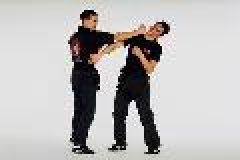
#> input picture data/test/test_1.jpg, 120 x 80 px, given in place of Left.png, which was not available (shown 2 times larger)
$ python main.py
#> lines starting #> are read from the running program, lines starting #| are printed output that depends on the picture; pictures that were not available may be replaced by others from this repository, and a replacement may not be noted
### scripts/Scene3D/SceneClass.py
import cv2
import numpy as np
import os
import matplotlib.pyplot as plt
from mpl_toolkits.mplot3d import Axes3D


#%%
class SceneReconstruction3D:
    def __init__(self, K, d):
        self.K = K
        self.K_inv = np.linalg.inv(K)
        self.d = d

    def loadImgs(self, img1_path, img2_path, scale = 100):

        img1 = cv2.cvtColor(cv2.imread(img1_path), cv2.COLOR_BGR2GRAY)
        width = int(img1.shape[1] * scale / 100)
        height = int(img1.shape[0] * scale / 100)
        dim = (width, height)
        self.img1 = cv2.resize(img1, dim, interpolation=cv2.INTER_AREA)

        img2 = cv2.cvtColor(cv2.imread(img2_path), cv2.COLOR_BGR2GRAY)
        width = int(img2.shape[1] * scale / 100)
        height = int(img2.shape[0] * scale / 100)
        dim = (width, height)
        self.img2 = cv2.resize(img2, dim, interpolation=cv2.INTER_AREA)

        self.img1 = cv2.undistort(self.img1, self.K, self.d)
        self.img2 = cv2.undistort(self.img2, self.K, self.d)

        base = "/".join(img1_path.split("\\")[:-1])
        cv2.imwrite(os.path.join(base,"left_loaded.png"), self.img1)
        cv2.imwrite(os.path.join(base, "right_loaded.png"),self.img2)

    def rootSIFT(self):

        class RootSIFT:
            def __init__(self):
                self.extractor = cv2.xfeatures2d.SIFT_create()

            def compute(self, image, kps, eps=1e-7):
                (kps, descs) = self.extractor.compute(image, kps)
                if len(kps) == 0:
                    return ([], None)

                descs /= (descs.sum(axis=1, keepdims=True) + eps)
                descs = np.sqrt(descs)
                return (kps, descs)

        class InnerFeatures:
            def __init__(self, kps, des, pos):
                self.kps = kps
                self.des = des
                self.pos = pos

        def innerRootSIFT(img):
            sift = cv2.xfeatures2d.SIFT_create()
            (kps, descs) = sift.detectAndCompute(img, None)

            rs = RootSIFT()
            (kps, descs) = rs.compute(img, kps)
            pos = [np.array([x.pt[0], x.pt[1]]) for x in kps]

            return kps, descs, pos
        kps1, desc1, pos1 = innerRootSIFT(self.img1)
        kps2, desc2, pos2 = innerRootSIFT(self.img2)
        self.feature_1 = InnerFeatures(kps1, desc1, pos1)
        self.feature_2 = InnerFeatures(kps2, desc2, pos2)

    def matcher(self):
        FLANN_INDEX_KDTREE = 0
        index_params = dict(algorithm=FLANN_INDEX_KDTREE, trees=5)
        search_params = dict(checks=50)
        flann = cv2.FlannBasedMatcher(index_params, search_params)
        matches = flann.knnMatch(self.feature_1.des, self.feature_2.des, k=2)

        good = []
        pts1 = []
        pts2 = []

        for i, (m, n) in enumerate(matches):
            if m.distance < 0.8 * n.distance:
                good.append(m)
                pts2.append(self.feature_2.kps[m.trainIdx].pt)
                pts1.append(self.feature_1.kps[m.queryIdx].pt)

        self.match_pts1 = np.around(pts1)
        self.match_pts2 = np.around(pts2)

    def LPMatcher(self, pts1, pts2, correspondences):
        print(pts1.shape, pts2.shape, correspondences.shape)

    def fundamental_matrix(self):
        self.F, self.Fmask = cv2.findFundamentalMat(self.match_pts1,
                                                    self.match_pts2,
                                                    cv2.FM_RANSAC, 0.1, 0.99)

    def essential_matrix(self):
        self.E = self.K.T.dot(self.F).dot(self.K)

    def _find_camera_matrices_rt(self):
        U, S, Vt = np.linalg.svd(self.E)
        W = np.array([0.0, -1.0, 0.0, 1.0, 0.0, 0.0, 0.0, 0.0,
                      1.0]).reshape(3, 3)
        first_inliers = []
        second_inliers = []
        for i in range(len(self.Fmask)):
            if self.Fmask[i]:
                first_inliers.append(self.K_inv.dot([self.match_pts1[i][0],
                                                     self.match_pts1[i][1], 1.0]))
                second_inliers.append(self.K_inv.dot([self.match_pts2[i][0],
                                                      self.match_pts2[i][1], 1.0]))

        R = U.dot(W).dot(Vt)
        T = U[:, 2]
        if not self._in_front_of_both_cameras(first_inliers, second_inliers,
                                              R, T):
            T = - U[:, 2]

        if not self._in_front_of_both_cameras(first_inliers, second_inliers,
                                              R, T):
            R = U.dot(W.T).dot(Vt)
            T = U[:, 2]

            if not self._in_front_of_both_cameras(first_inliers,
                                                  second_inliers, R, T):
                T = - U[:, 2]

        self.match_inliers1 = first_inliers
        self.match_inliers2 = second_inliers
        self.Rt1 = np.hstack((np.eye(3), np.zeros((3, 1))))
        self.Rt2 = np.hstack((R, T.reshape(3, 1)))

    def _in_front_of_both_cameras(self, first_points, second_points, rot,
                                  trans):
        """Determines whether point correspondences are in front of both
           images"""
        rot_inv = rot
        for first, second in zip(first_points, second_points):
            first_z = np.dot(rot[0, :] - second[0]*rot[2, :],
                             trans) / np.dot(rot[0, :] - second[0]*rot[2, :],
                                             second)
            first_3d_point = np.array([first[0] * first_z,
                                       second[0] * first_z, first_z])
            second_3d_point = np.dot(rot.T, first_3d_point) - np.dot(rot.T,
                                                                     trans)

            if first_3d_point[2] < 0 or second_3d_point[2] < 0:
                return False

        return True
    def triangulation(self):

        scene.rootSIFT()
        scene.matcher()
        scene.fundamental_matrix()
        scene.essential_matrix()
        scene._find_camera_matrices_rt()

        first_inliers = np.array(self.match_inliers1).reshape(-1, 3)[:, :2]
        second_inliers = np.array(self.match_inliers2).reshape(-1, 3)[:, :2]


        self.pts4D = cv2.triangulatePoints(self.Rt1, self.Rt2, first_inliers.T, second_inliers.T).T
        self.pts3D = self.pts4D[:, :3] / np.repeat(self.pts4D[:, 3], 3).reshape(-1, 3)

        self.Ys = self.pts3D[:, 0]
        self.Zs = self.pts3D[:, 1]
        self.Xs = self.pts3D[:, 2]
        fig = plt.figure()
        ax = fig.add_subplot(111, projection='3d')
        ax.scatter(self.Xs, self.Ys, self.Zs, c='r', marker='o')
        ax.set_xlabel('Y')
        ax.set_ylabel('Z')
        ax.set_zlabel('X')
        plt.title('3D point cloud: Use pan axes button below to inspect')
        plt.show()


#%%

K = np.array([[2759.48 / 4, 0, 1520.69 / 4,
               0, 2764.16 / 4, 1006.81 / 4,
               0, 0, 1]]).reshape(3, 3)
d = np.array([0.0, 0.0, 0.0, 0.0, 0.0]).reshape(1, 5)


scene = SceneReconstruction3D(K,d)
BASE = os.getcwd()
img1_path = os.path.join(BASE, "data","test","Left.png")
img2_path = os.path.join(BASE, "data","test","Right.png")
scene.loadImgs(img1_path, img2_path, scale=100)
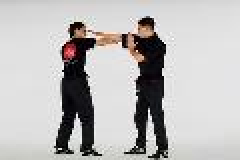
#> input picture data/test/test_2.jpg, 120 x 80 px, given in place of Right.png, which was not available (shown 2 times larger)
scene.triangulation()
#> in innerRootSIFT, `(kps, descs) = sift.detectAndCompute(img, None)`: kps = 36 keypoints; strongest (x, y, size): (66, 52, 2.6), (76, 70, 6), (66, 53, 3.2), (43, 7, 3.7)
#> in innerRootSIFT, `pos = [np.array([x.pt[0], x.pt[1]]) for x in kps]`: pos = 36 pairs, first value 34.41 to 79.81, second value 5.96 to 75.48
#> in rootSIFT, `kps1, desc1, pos1 = innerRootSIFT(self.img1)`: kps1 has the same summary as kps in innerRootSIFT; pos1 has the same summary as pos in innerRootSIFT
#> in innerRootSIFT (call 2), `(kps, descs) = sift.detectAndCompute(img, None)`: kps = 39 keypoints; strongest (x, y, size): (73, 11, 4.1), (38, 61, 2.7), (75, 25, 11.4), (75, 63, 3)
#> in rootSIFT, `kps2, desc2, pos2 = innerRootSIFT(self.img2)`: kps2 has the same summary as kps in innerRootSIFT; pos2 = 39 pairs, first value 29.02 to 82.77, second value 10.76 to 75.48
#> in __init__, `self.kps = kps`: self.kps = 36 keypoints; strongest (x, y, size): (66, 52, 2.6), (76, 70, 6), (66, 53, 3.2), (43, 7, 3.7)
#> in __init__, `self.pos = pos`: self.pos has the same summary as pos in innerRootSIFT
#> in __init__ (call 2), `self.kps = kps`: self.kps has the same summary as kps in innerRootSIFT
#> in matcher, `matches = flann.knnMatch(self.feature_1.des, self.feature_2.des, k=2)`: matches = 36 matches
#> the loop in matcher, `for i, (m, n) in enumerate(matches):` made 36 passes
#> after the loop in matcher, `for i, (m, n) in enumerate(matches):`: good = 9 matches; pts1 = [(37.61, 17.42), (44.15, 11.79), (56.67, 73.8), (65.97, 52.86), (66.06, 52.14), (73.23, 58.61), (75.95, 70.24), (76.18, 52.87), (77, 52.03)]; pts2 = [(69.07, 40.65), (38.93, 16.48), (66.41, 75.48), (38.45, 60.96), (38.45, 60.96), (79.89, 65.45), (43.35, 72.85), (82.77, 51.61), (82.77, 51.61)]
#> in matcher, `self.match_pts1 = np.around(pts1)`: self.match_pts1 = [[38, 17], [44, 12], [57, 74], [66, 53], [66, 52], [73, 59], [76, 70], [76, 53], [77, 52]]
#> in matcher, `self.match_pts2 = np.around(pts2)`: self.match_pts2 = [[69, 41], [39, 16], [66, 75], [38, 61], [38, 61], [80, 65], [43, 73], [83, 52], [83, 52]]
#> in fundamental_matrix, `self.F, self.Fmask = cv2.findFundamentalMat(self.match_pts1, self.matc..`: self.F = [[2.19e-06, -1.94e-05, 0.00117], [0.000384, -0.000278, -0.0211], [-0.0288, 0.0288, 1]]; self.Fmask = [1, 1, 1, 1, 0, 1, 1, 0, 1]
#> in essential_matrix, `self.E = self.K.T.dot(self.F).dot(self.K)`: self.E = [[1.04, -9.25, -1.98], [183.1, -132.7, 37.96], [47.42, -33.53, 10.05]]
#> in _find_camera_matrices_rt, `U, S, Vt = np.linalg.svd(self.E)`: U = [[-0.0247, 0.995, 0.0966], [-0.968, 0.000216, -0.25], [-0.249, -0.0997, 0.963]]; S = [236.8, 7.54, 9.26e-15]; Vt = [[-0.798, 0.579, -0.166], [-0.485, -0.781, -0.394], [-0.357, -0.234, 0.904]]
#> the loop in _find_camera_matrices_rt, `for i in range(len(self.Fmask)):` made 9 passes
#> after the loop in _find_camera_matrices_rt, `for i in range(len(self.Fmask)):`: first_inliers = [[-0.496, -0.34, 1], [-0.487, -0.347, 1], [-0.468, -0.257, 1], [-0.455, -0.288, 1], [-0.445, -0.279, 1], [-0.441, -0.263, 1], [-0.439, -0.289, 1]]; second_inliers = [[-0.451, -0.305, 1], [-0.495, -0.341, 1], [-0.455, -0.256, 1], [-0.496, -0.276, 1], [-0.435, -0.27, 1], [-0.489, -0.259, 1], [-0.431, -0.289, 1]]
#> in _find_camera_matrices_rt, `R = U.dot(W).dot(Vt)`: R = [[-0.841, 0.534, -0.0871], [-0.38, -0.697, -0.608], [-0.385, -0.478, 0.789]]
#> in _find_camera_matrices_rt, `T = U[:, 2]`: T = [0.0966, -0.25, 0.963]
#> in _in_front_of_both_cameras, `rot_inv = rot`: rot_inv has the same summary as R in _find_camera_matrices_rt
#> the loop in _in_front_of_both_cameras, `for first, second in zip(first_points, second_points):` made 1 pass
#> (first, second, first_z, first_3d_point, second_3d_point) on pass 1: ([-0.496, -0.34, 1], [-0.451, -0.305, 1], 0.129, [-0.0642, -0.0584, 0.129], [0.384, 0.179, -0.761])
#> in _find_camera_matrices_rt, `T = - U[:, 2]`: T = [-0.0966, 0.25, -0.963]
#> the loop in _in_front_of_both_cameras, `for first, second in zip(first_points, second_points):` made 1 pass
#> (first, second, first_z, first_3d_point, second_3d_point) on pass 1: ([-0.496, -0.34, 1], [-0.451, -0.305, 1], -0.129, [0.0642, 0.0584, -0.129], [-0.384, -0.179, 0.761])
#> in _find_camera_matrices_rt, `R = U.dot(W.T).dot(Vt)`: R = [[0.772, -0.579, 0.262], [0.559, 0.815, 0.155], [-0.303, 0.0263, 0.953]]
#> in _find_camera_matrices_rt, `T = U[:, 2]`: T = [0.0966, -0.25, 0.963]
#> in _find_camera_matrices_rt, `self.match_inliers1 = first_inliers`: self.match_inliers1 has the same summary as first_inliers
#> in _find_camera_matrices_rt, `self.match_inliers2 = second_inliers`: self.match_inliers2 has the same summary as second_inliers
#> in _find_camera_matrices_rt, `self.Rt2 = np.hstack((R, T.reshape(3, 1)))`: self.Rt2 = [[0.772, -0.579, 0.262, 0.0966], [0.559, 0.815, 0.155, -0.25], [-0.303, 0.0263, 0.953, 0.963]]
#> in triangulation, `first_inliers = np.array(self.match_inliers1).reshape(-1, 3)[:, :2]`: first_inliers = [[-0.496, -0.34], [-0.487, -0.347], [-0.468, -0.257], [-0.455, -0.288], [-0.445, -0.279], [-0.441, -0.263], [-0.439, -0.289]]
#> in triangulation, `second_inliers = np.array(self.match_inliers2).reshape(-1, 3)[:, :2]`: second_inliers = [[-0.451, -0.305], [-0.495, -0.341], [-0.455, -0.256], [-0.496, -0.276], [-0.435, -0.27], [-0.489, -0.259], [-0.431, -0.289]]
#> in triangulation, `self.pts4D = cv2.triangulatePoints(self.Rt1, self.Rt2, first_inliers.T..`: self.pts4D = [[0.302, 0.188, -0.643, 0.678], [0.297, 0.19, -0.641, 0.682], [0.303, 0.16, -0.66, 0.669], [0.286, 0.172, -0.646, 0.686], [0.282, 0.17, -0.648, 0.687], [0.282, 0.164, -0.65, 0.687], [0.276, 0.174, -0.644, 0.692]]
#> in triangulation, `self.pts3D = self.pts4D[:, :3] / np.repeat(self.pts4D[:, 3], 3).reshap..`: self.pts3D = [[0.446, 0.277, -0.949], [0.436, 0.279, -0.94], [0.453, 0.24, -0.986], [0.417, 0.25, -0.942], [0.411, 0.247, -0.943], [0.411, 0.239, -0.946], [0.399, 0.251, -0.93]]
#> in triangulation, `self.Ys = self.pts3D[:, 0]`: self.Ys = [0.446, 0.436, 0.453, 0.417, 0.411, 0.411, 0.399]
#> in triangulation, `self.Zs = self.pts3D[:, 1]`: self.Zs = [0.277, 0.279, 0.24, 0.25, 0.247, 0.239, 0.251]
#> in triangulation, `self.Xs = self.pts3D[:, 2]`: self.Xs = [-0.949, -0.94, -0.986, -0.942, -0.943, -0.946, -0.93]
#> in triangulation, `plt.show()`:
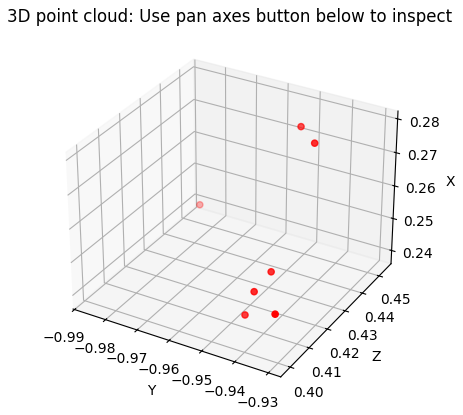
#> figure drawn by matplotlib, 1 panel
print(scene.match_pts1)
#| [[38. 17.]
#|  [44. 12.]
#|  [57. 74.]
#|  [66. 53.]
#|  [66. 52.]
#|  [73. 59.]
#|  [76. 70.]
#|  [76. 53.]
#|  [77. 52.]]

### scripts/oldCodes/main.py
#%%
import cv2
import numpy as np
import scripts.Scene3D.SceneClass
import scripts.SceneReconstruction.Scene3D
global base_path
base_path = "data\\test\\"


img1_path = "data/test/001_L.png"
img2_path = "data/test/001_R.png"


class RootSIFT:
    def __init__(self):
        self.extractor = cv2.xfeatures2d.SIFT_create()

    def compute(self, image, kps, eps=1e-7):
        (kps, descs) = self.extractor.compute(image, kps)
        if len(kps) == 0:
            return ([], None)

        descs /= (descs.sum(axis=1, keepdims=True) + eps)
        descs = np.sqrt(descs)
        return (kps, descs)

#%%


def rootSIFT(img_path, resize = False, n_kp = 100):
    image = cv2.imread(img_path)
    gray = cv2.cvtColor(image, cv2.COLOR_BGR2GRAY)
    if resize:
        scale_percent = 10    # percent of original size
        width = int(image.shape[1] * scale_percent / 100)
        height = int(image.shape[0] * scale_percent / 100)
        dim = (width, height)
        gray = cv2.resize(gray, dim, interpolation = cv2.INTER_AREA)
    if n_kp == 0:
        sift = cv2.xfeatures2d.SIFT_create()
    else:
        sift = cv2.xfeatures2d.SIFT_create(n_kp)

    (kps, descs) = sift.detectAndCompute(gray, None)
    rs = RootSIFT()
    (kps, descs) = rs.compute(gray, kps)
    img = cv2.drawKeypoints(gray, kps, None,flags=cv2.DRAW_MATCHES_FLAGS_DRAW_RICH_KEYPOINTS)
    cv2.imwrite(base_path+'test_kp_'+img_path.split("_")[1], img)

    pos = [np.array([x.pt[0], x.pt[1]]) for x in kps]

    return np.array(pos)

res = rootSIFT(img1_path, n_kp=0)
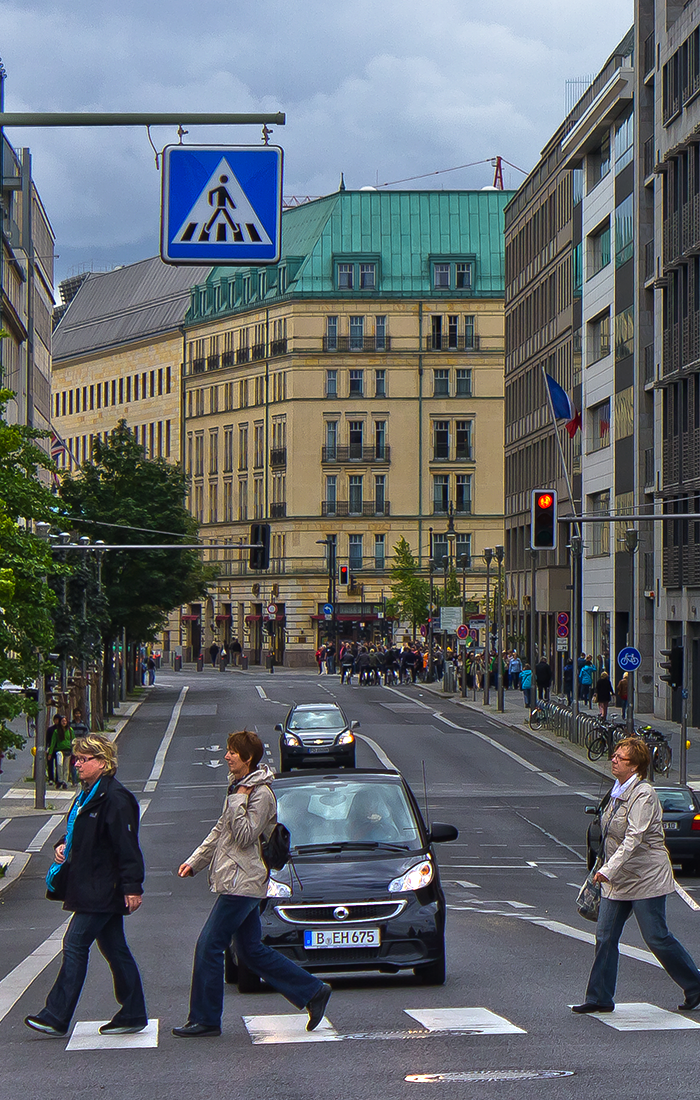
#> input picture data/test/001_L.png, 700 x 1100 px, found by its file name
#> in rootSIFT, image is the input picture: shape (1100, 700, 3); mean B, G, R 108.2, 104.1, 99.1
#> in rootSIFT, `(kps, descs) = sift.detectAndCompute(gray, None)`: kps = 4251 keypoints; strongest (x, y, size): (379, 673, 1.9), (655, 748, 2), (428, 855, 2.4), (402, 650, 1.9)
#> in rootSIFT, `img = cv2.drawKeypoints(gray, kps, None,flags=cv2.DRAW_MATCHES_FLAGS_D..`:
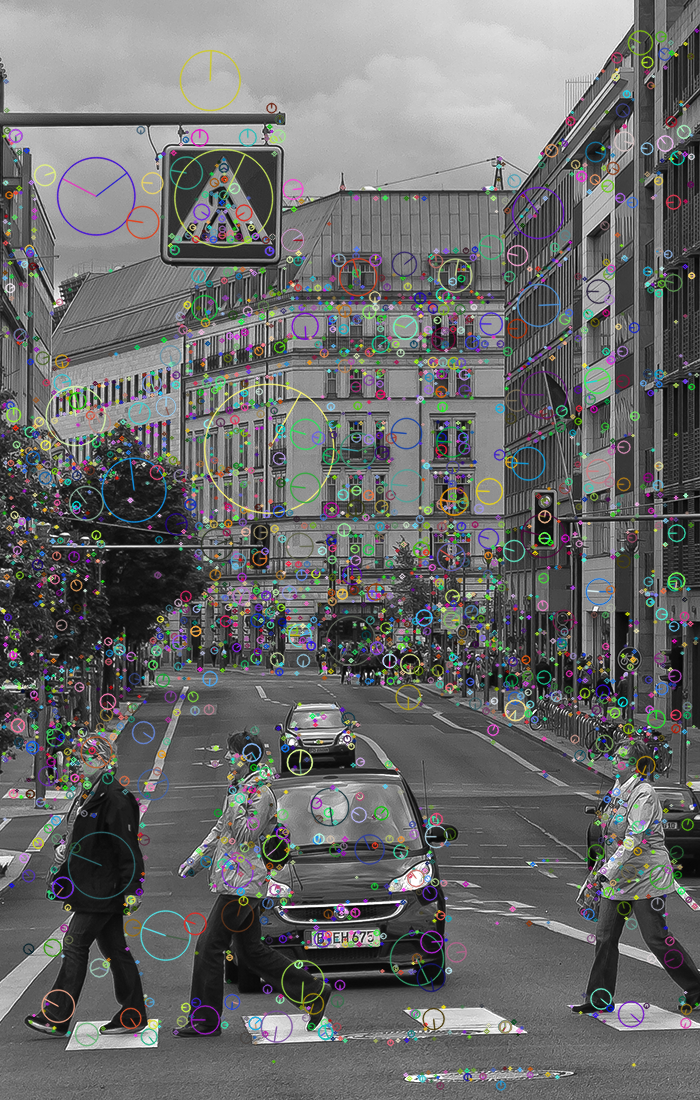
#> img: shape (1100, 700, 3); mean of channels 0, 1, 2 106.5, 106.7, 106.1; drawn as B, G, R
#> in rootSIFT, `pos = [np.array([x.pt[0], x.pt[1]]) for x in kps]`: pos = 4251 pairs, first value 2.48 to 696.4, second value 30.22 to 1085.4
#> res has the same summary as pos in rootSIFT
res = rootSIFT(img2_path, n_kp=0)
#> call 2 of rootSIFT, with img_path = 'data/test/001_R.png', resize = False, n_kp = 0
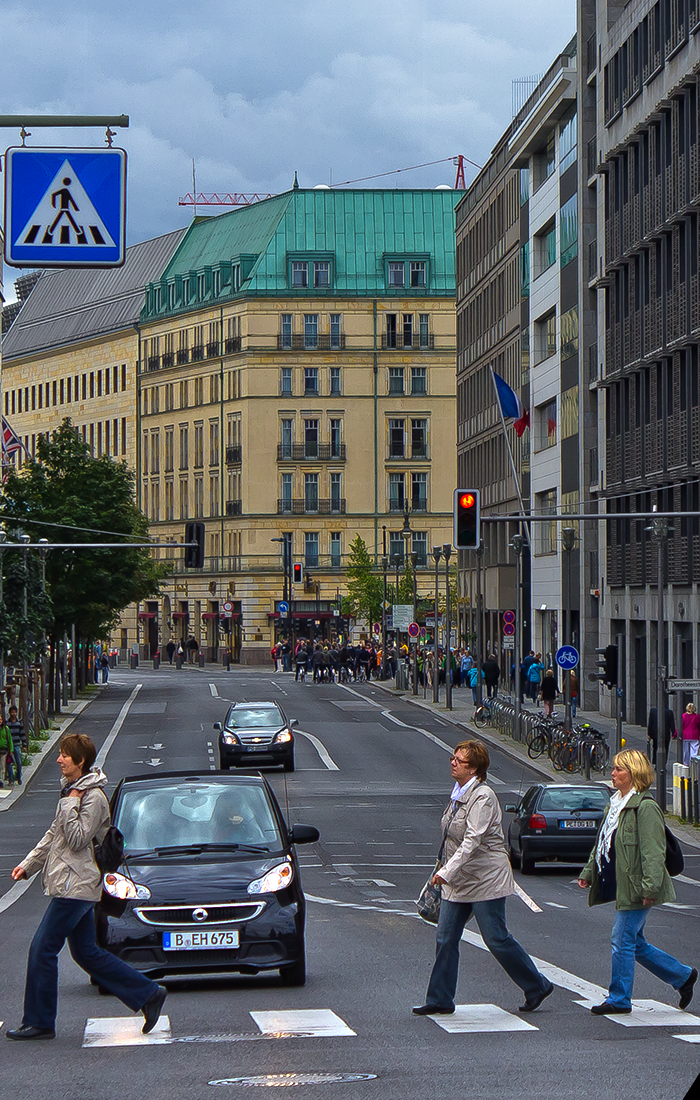
#> input picture data/test/001_R.png, 700 x 1100 px, found by its file name
#> in rootSIFT, image is the input picture: shape (1100, 700, 3); mean B, G, R 108.3, 102, 94.7
#> in rootSIFT (call 2), `gray = cv2.cvtColor(image, cv2.COLOR_BGR2GRAY)`:
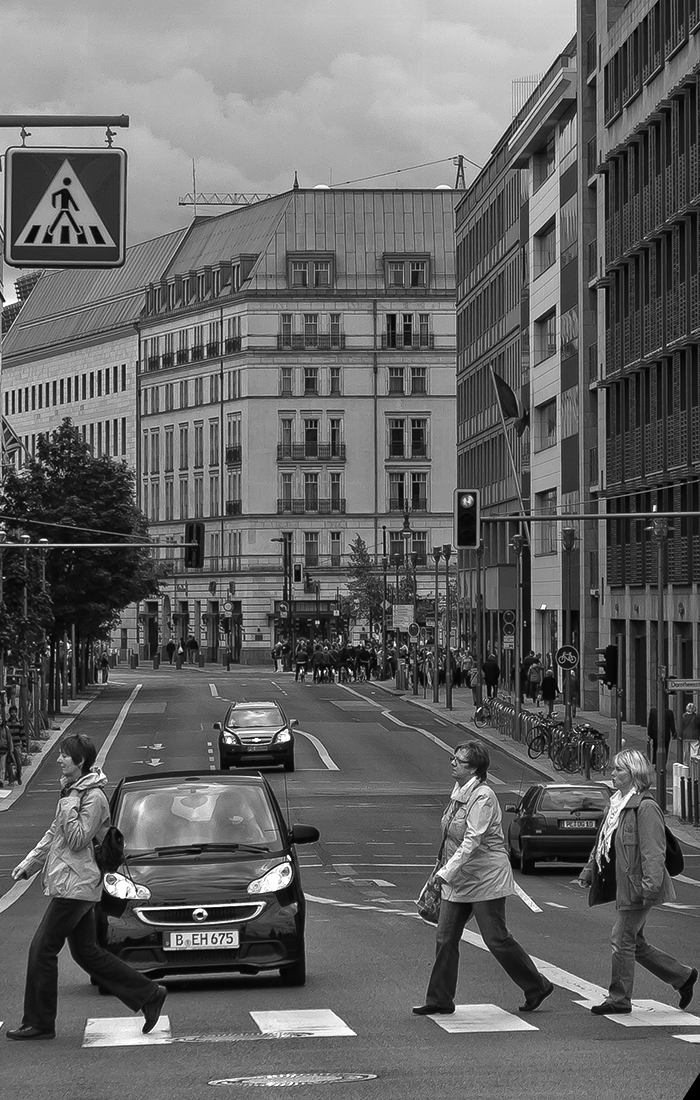
#> gray: shape (1100, 700); min 0, max 255, mean 100.5
#> in rootSIFT (call 2), `(kps, descs) = sift.detectAndCompute(gray, None)`: kps = 4413 keypoints; strongest (x, y, size): (333, 671, 1.9), (288, 856, 2.3), (395, 645, 1.8), (205, 913, 2.9)
#> in rootSIFT (call 2), `img = cv2.drawKeypoints(gray, kps, None,flags=cv2.DRAW_MATCHES_FLAGS_D..`:
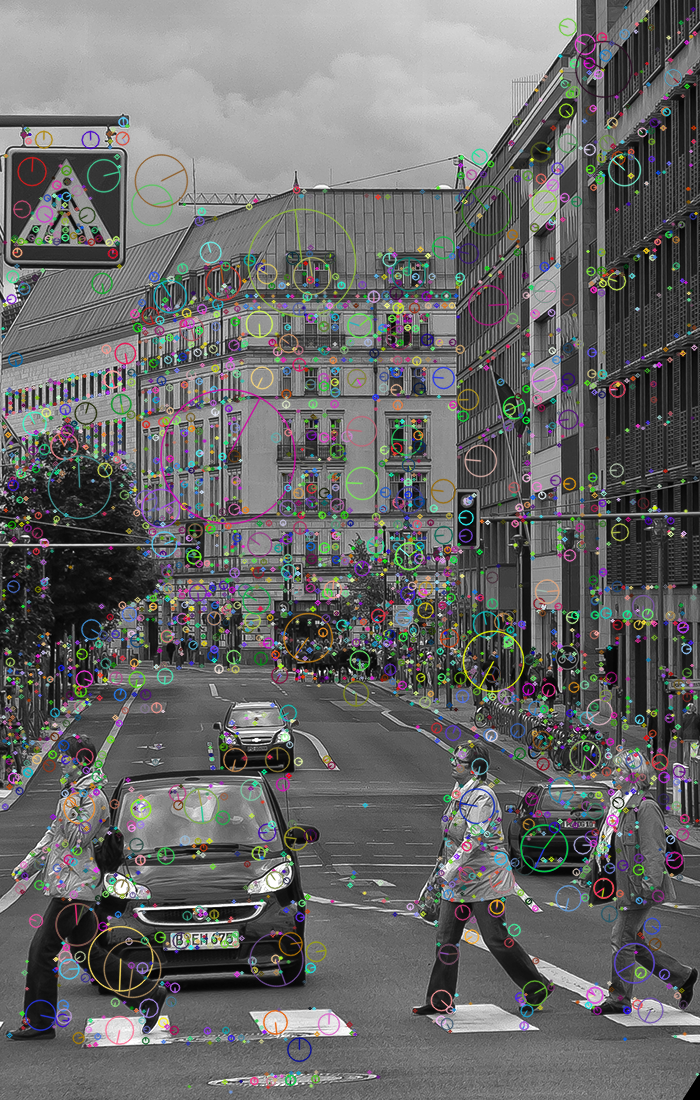
#> img: shape (1100, 700, 3); mean of channels 0, 1, 2 103.9, 104.2, 104.3; drawn as B, G, R
#> in rootSIFT (call 2), `pos = [np.array([x.pt[0], x.pt[1]]) for x in kps]`: pos = 4413 pairs, first value 2.38 to 697, second value 6.82 to 1091.5
#> res has the same summary as pos in rootSIFT
res.shape
